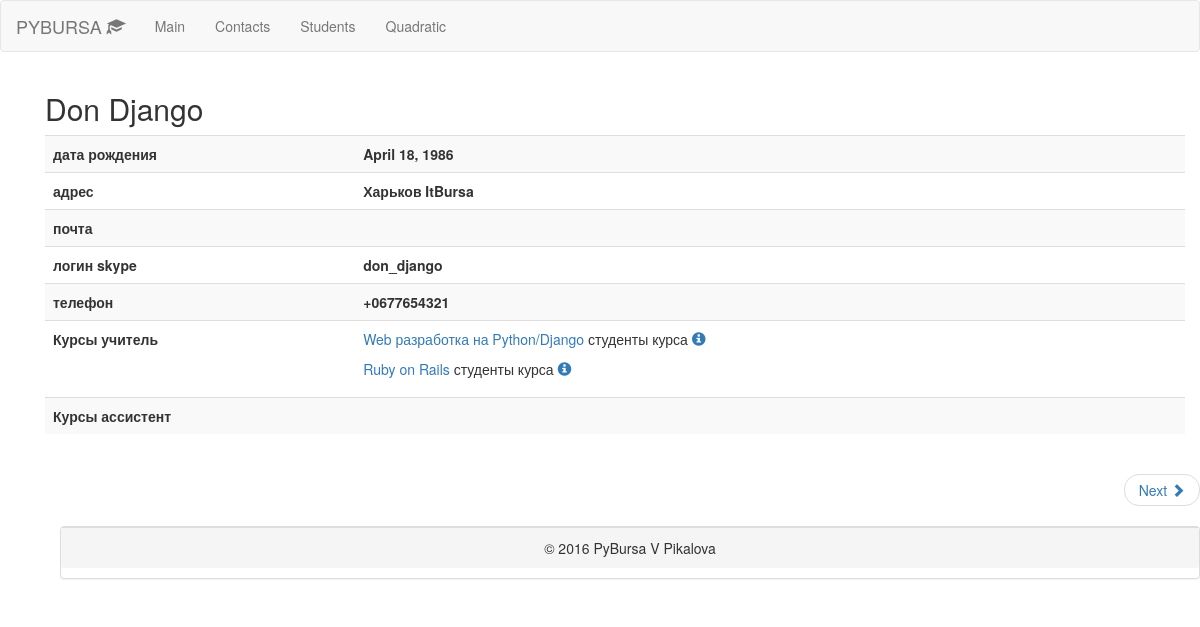
Page /coaches/1/ on the committed database.
### coaches/models.py (models this page shows)
class Coach(models.Model):
	user = models.OneToOneField(User)
  	date_of_birth = models.DateField()
  	gender = models.CharField(max_length=1, choices=(('M', 'Male'),('F', 'Female')))
  	phone = models.CharField(max_length=24)
	address = models.CharField(max_length=255)
	skype = models.CharField(max_length=128)
	description = models.TextField()
	def __unicode__(self):
		return self.user.username
	def first_name(self):
		return self.user.first_name
	def last_name(self):
		return self.user.last_name

### courses/models.py (models this page shows, shortened)
class Course(models.Model):
	name = models.CharField(max_length=255)
	short_description = models.CharField(max_length=255)
	description = models.TextField(max_length=255)
	coach = models.ForeignKey(Coach, null = True, blank = True, related_name='coach_courses')
	assistant = models.ForeignKey(Coach, null = True, blank = True, related_name='assistant_courses')

### coaches/views.py (the view)
# urls.py: url(r'^(?P<coach_id>\d+)/', views.detail, name='detail'),
def detail(request, coach_id):
    coach = Coach.objects.get(id=coach_id)
    return render(request, 'coaches/detail.html', {'coach': coach})

### templates/coaches/detail.html (shortened to what this page needs)
{% load staticfiles %}
<!DOCTYPE html>
<html>
<head>
	<link href="{% static 'css/bootstrap.min.css' %}" rel="stylesheet">
	<link href="{% static 'css/style.css' %}" rel="stylesheet">
</head>
<body>
<nav class="navbar navbar-default">
  <div class="container-fluid">
    <div class="navbar-header">
      <a class="navbar-brand" href="{% url 'index' %}">PYBURSA <span class="glyphicon glyphicon-education"></span></a>
    </div>
    <ul class="nav navbar-nav">
      <li><a href="{% url 'index' %}">Main</a></li>
      <li><a href="{% url 'contact' %}">Contacts</a></li>
      <li><a href="{% url 'students:list_view' %}">Students</a></li>
      <li><a href="{% url 'results'  %}">Quadratic</a></li>
    </ul>
  </div>
</nav>
    <div class="container">
{% block content %}
<div class="container">
   	<h2>{{coach.user.first_name}} {{ coach.user.last_name }}</h2>
<div>
      <div class="table-responsive">
      <table class="table table-striped">
        <tr>
        	<th>дата рождения</th>
        	<th>{{coach.date_of_birth}}</th>
        </tr>
        <tr>
            <th>адрес</th>
            <th>{{coach.address}}</th>
        </tr>
        <tr>
            <th>почта</th>
            <th>{{coach.email}}</th>
        </tr>
            <th>логин skype</th>
            <th>{{coach.skype}}</th>
            <th>телефон</th>
            <th>{{coach.phone}}</th>
            <th>Курсы учитель</th>
             <td>{% for course in coach.coach_courses.all %}
               <p><a href="{% url 'courses:detail' course.id %}">{{course.name}}</a>
               студенты курса
               <a href="{% url 'students:list_view' %}?course_id={{course.id}}"><span class="glyphicon glyphicon-info-sign"></span></a>
               </p>
               {% endfor %}
             </td>
            <th>Курсы ассистент</th>
             <td>
             </td>
      </table>
    </div>
{% endblock content %}
</div>
    <div class="container">
    <ul class="pager">
        <li class="next"><a href="{% url 'contact' %}">Next <span class="glyphicon glyphicon-chevron-right"></span></a></li>
   </ul>
    <div>
    	<div class="panel panel-default text-center">
            <p class="panel-footer"> © 2016 PyBursa V Pikalova </p>
        </div>
    </div>
    </div>
   </body>
</html>

### rows in the picture
Coach: user.first_name "Don", user.last_name "Django", date_of_birth "April 18, 1986", address "Харьков ItBursa", skype "don_django", phone "+0677654321"
Course: name "Web разработка на Python/Django"
Course: name "Ruby on Rails"
